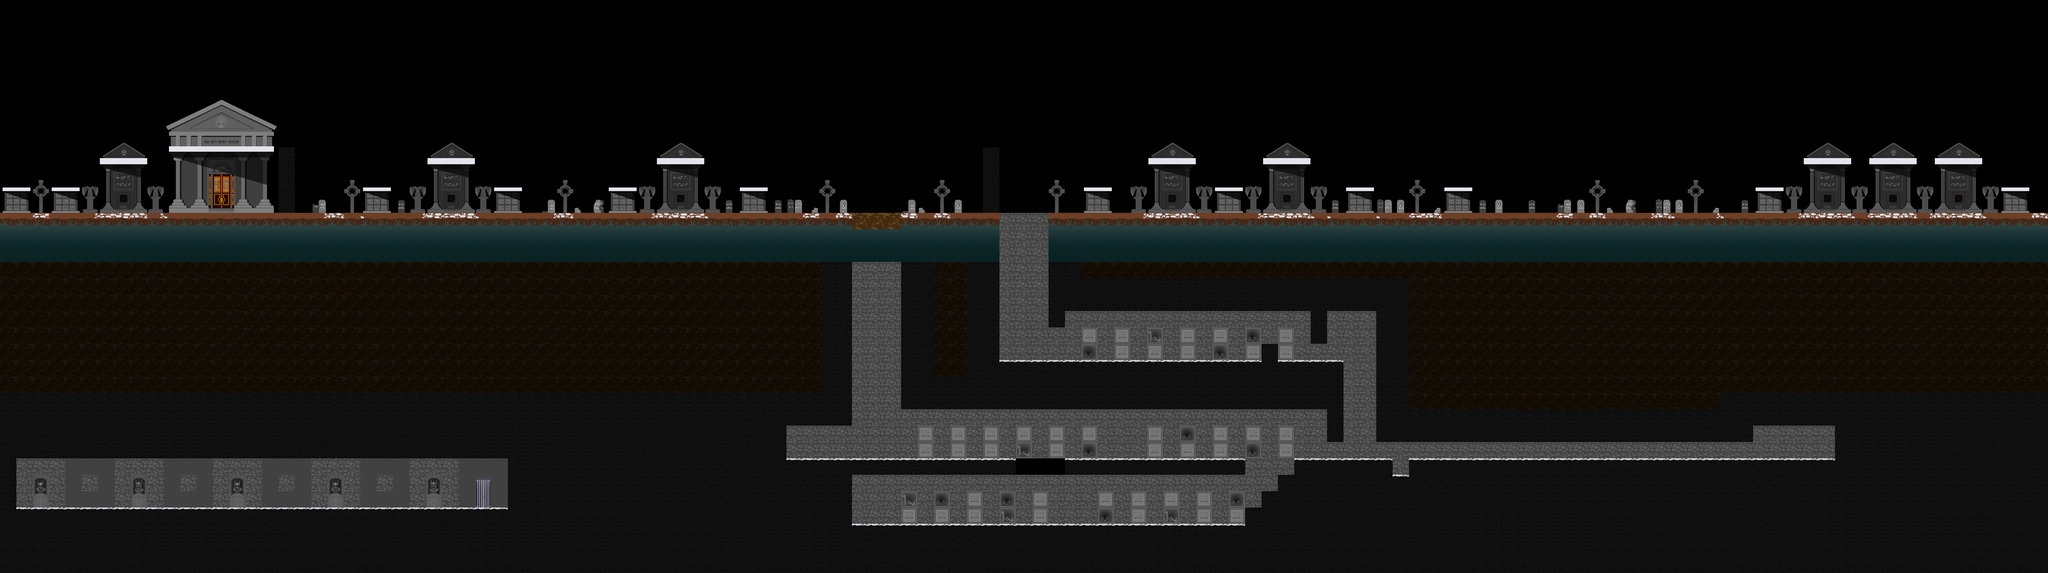

This is a level from a 2D game, rendered from its Tiled map with the project's own tilesets. A one-line summary and the map file follow, with tile-layer data summarised:
An orthogonal 125x35 tile map with 64x64 px tiles, 2 tile layers (derriere, solides) and 103 objects (escalier, checkPoint4, checkPoint3, checkPoint1, checkPoint2, ...).

<map version="1.4" tiledversion="1.4.3" orientation="orthogonal" renderorder="right-down" width="125" height="35" tilewidth="64" tileheight="64" infinite="0" nextlayerid="37" nextobjectid="176">
 <tileset firstgid="1" name="tableauTiledTilesetCimetiere3" tilewidth="64" tileheight="64" tilecount="168" columns="21">
  <image source="tableauTiledTilesetCimetiere3.png" width="1344" height="512" />
 </tileset>
 <layer id="2" name="derriere" width="125" height="35">
  <data>[4375 cells, 2292 non-empty, 94 distinct tile ids]</data>
 </layer>
 <layer id="1" name="solides" width="125" height="35">
  <properties>
   <property name="collides" type="bool" value="false" />
  </properties>
  <data>[4375 cells, 827 non-empty, 10 distinct tile ids]</data>
 </layer>
 <objectgroup id="17" name="escaliers">
  <object id="108" name="escalier" gid="69" x="1856" y="1984" width="64" height="64" />
 </objectgroup>
 <objectgroup id="4" name="stars">
  <object id="16" gid="70" x="576" y="1984" width="64" height="64" />
  <object id="19" gid="70" x="832" y="512" width="64" height="64" />
  <object id="22" gid="70" x="1439.5" y="823.5" width="64" height="64" />
  <object id="24" gid="70" x="2398.5" y="815" width="64" height="64" />
  <object id="27" gid="70" x="34" y="822" width="64" height="64" />
  <object id="28" gid="70" x="4766" y="822" width="64" height="64" />
  <object id="29" gid="70" x="5670" y="822" width="64" height="64" />
  <object id="30" gid="70" x="7842" y="820" width="64" height="64" />
  <object id="31" gid="70" x="1952" y="824" width="64" height="64" />
  <object id="32" gid="70" x="2912" y="818" width="64" height="64" />
  <object id="38" gid="70" x="4544" y="2048" width="64" height="64" />
  <object id="39" gid="70" x="4288" y="2048" width="64" height="64" />
  <object id="40" gid="70" x="3904" y="2048" width="64" height="64" />
  <object id="41" gid="70" x="3968" y="1792" width="64" height="64" />
  <object id="42" gid="70" x="4224" y="1792" width="64" height="64" />
  <object id="43" gid="70" x="4864" y="1792" width="64" height="64" />
  <object id="45" gid="70" x="4224" y="1408" width="64" height="64" />
  <object id="46" gid="70" x="4736" y="1408" width="64" height="64" />
  <object id="47" gid="70" x="3648" y="2048" width="64" height="64" />
  <object id="48" gid="70" x="3520" y="2048" width="64" height="64" />
  <object id="49" gid="70" x="4608" y="1792" width="64" height="64" />
  <object id="50" gid="70" x="4800" y="2048" width="64" height="64" />
  <object id="51" gid="70" x="4480" y="1408" width="64" height="64" />
  <object id="52" gid="70" x="4864" y="1408" width="64" height="64" />
  <object id="110" gid="70" x="1344" y="1984" width="64" height="64" />
  <object id="129" gid="70" x="4544" y="512" width="64" height="64" />
  <object id="130" gid="70" x="7360" y="512" width="64" height="64" />
 </objectgroup>
 <objectgroup id="5" name="checkPoints">
  <object id="102" name="checkPoint4" gid="96" x="6208" y="704" width="64" height="64" />
  <object id="103" name="checkPoint3" gid="96" x="4096" y="704" width="64" height="64" />
  <object id="104" name="checkPoint1" gid="96" x="898.667" y="570.667" width="64" height="64" />
  <object id="105" name="checkPoint2" gid="96" x="3200" y="1792" width="64" height="64" />
 </objectgroup>
 <objectgroup id="6" name="flyingMonsters">
  <object id="71" gid="12" x="2624" y="576" width="64" height="64" />
  <object id="72" gid="12" x="4544" y="576" width="64" height="64" />
  <object id="73" gid="12" x="4992" y="576" width="64" height="64" />
  <object id="74" gid="12" x="5504" y="704" width="64" height="64" />
 </objectgroup>
 <objectgroup id="7" name="zombies">
  <object id="64" gid="11" x="1728" y="832" width="64" height="64" />
  <object id="65" gid="11" x="2496" y="832" width="64" height="64" />
  <object id="66" gid="11" x="2752" y="832" width="64" height="64" />
  <object id="67" gid="11" x="4544" y="832" width="64" height="64" />
  <object id="68" gid="11" x="4764" y="824" width="64" height="64" />
  <object id="69" gid="11" x="4992" y="832" width="64" height="64" />
  <object id="70" gid="11" x="5824" y="832" width="64" height="64" />
 </objectgroup>
 <objectgroup id="20" name="bougies">
  <object id="115" name="bougie1" gid="49" x="128" y="768" width="64" height="64" />
  <object id="116" name="bougie2" gid="49" x="1344" y="768" width="64" height="64" />
  <object id="120" name="bougie6" gid="49" x="4096" y="768" width="64" height="64" />
 </objectgroup>
 <objectgroup id="32" name="bougies1">
  <object id="117" name="bougie3" gid="49" x="2176" y="768" width="64" height="64" />
  <object id="121" name="bougie7" gid="49" x="5504" y="768" width="64" height="64" />
 </objectgroup>
 <objectgroup id="33" name="bougies2">
  <object id="118" name="bougie4" gid="49" x="3200" y="768" width="64" height="64" />
  <object id="122" name="bougie8" gid="49" x="6208" y="768" width="64" height="64" />
 </objectgroup>
 <objectgroup id="34" name="bougies3">
  <object id="119" name="bougie5" gid="49" x="3648" y="768" width="64" height="64" />
  <object id="123" name="bougie9" gid="49" x="6592" y="768" width="64" height="64" />
 </objectgroup>
 <objectgroup id="8" name="torches">
  <object id="132" name="Torche1" gid="50" x="320" y="1920" width="64" height="64" />
  <object id="136" name="Torche6" gid="50" x="704" y="768" width="64" height="64" />
  <object id="147" gid="50" x="4672" y="832" width="64" height="64" />
  <object id="153" name="Torche10" gid="50" x="3710.67" y="2018.67" width="64" height="64" />
 </objectgroup>
 <objectgroup id="21" name="torches1">
  <object id="133" name="Torche2" gid="50" x="704" y="1920" width="64" height="64" />
  <object id="137" name="Torche5" gid="50" x="960" y="768" width="64" height="64" />
  <object id="149" name="Torche7" gid="50" x="3774.67" y="1762.67" width="64" height="64" />
  <object id="142" name="Torche15" gid="50" x="7232" y="832" width="64" height="64" />
 </objectgroup>
 <objectgroup id="22" name="torches2">
  <object id="134" name="Torche3" gid="50" x="1088" y="1920" width="64" height="64" />
  <object id="154" name="Torche11" gid="50" x="4094.67" y="2018.67" width="64" height="64" />
  <object id="143" name="Torche16" gid="50" x="7488" y="832" width="64" height="64" />
 </objectgroup>
 <objectgroup id="23" name="torches3">
  <object id="135" name="Torche4" gid="50" x="1472" y="1920" width="64" height="64" />
  <object id="150" name="Torche8" gid="50" x="4158.67" y="1762.67" width="64" height="64" />
 </objectgroup>
 <objectgroup id="24" name="torches4">
  <object id="155" name="Torche12" gid="50" x="4478.67" y="2018.67" width="64" height="64" />
 </objectgroup>
 <objectgroup id="25" name="torches5">
  <object id="151" name="Torche9" gid="50" x="4670.67" y="1762.67" width="64" height="64" />
 </objectgroup>
 <objectgroup id="26" name="torches6">
  <object id="152" gid="50" x="5054.67" y="1762.67" width="64" height="64" />
 </objectgroup>
 <objectgroup id="28" name="torches7">
  <object id="156" name="Torche13" gid="50" x="4670.67" y="1378.67" width="64" height="64" />
 </objectgroup>
 <objectgroup id="29" name="torches8">
  <object id="157" name="Torche14" gid="50" x="4286.67" y="1378.67" width="64" height="64" />
 </objectgroup>
 <objectgroup id="9" name="aurore" />
 <objectgroup id="16" name="rocheQuiRoule">
  <!-- 3 objects omitted --></objectgroup>
 <objectgroup id="10" name="vase">
  <!-- 12 objects omitted --></objectgroup>
 <objectgroup id="18" name="solFragilePierre">
  <!-- 3 objects omitted --></objectgroup>
 <objectgroup id="15" name="solFragile">
  <!-- 3 objects omitted --></objectgroup>
 <objectgroup id="11" name="bossSpectre">
  <!-- 1 objects omitted --></objectgroup>
 <objectgroup id="12" name="sacdos" />
 <objectgroup id="13" name="spectres" />
 <objectgroup id="14" name="squelettes">
  <!-- 11 objects omitted --></objectgroup>
</map>
<!-- 33 of 103 objects omitted -->
